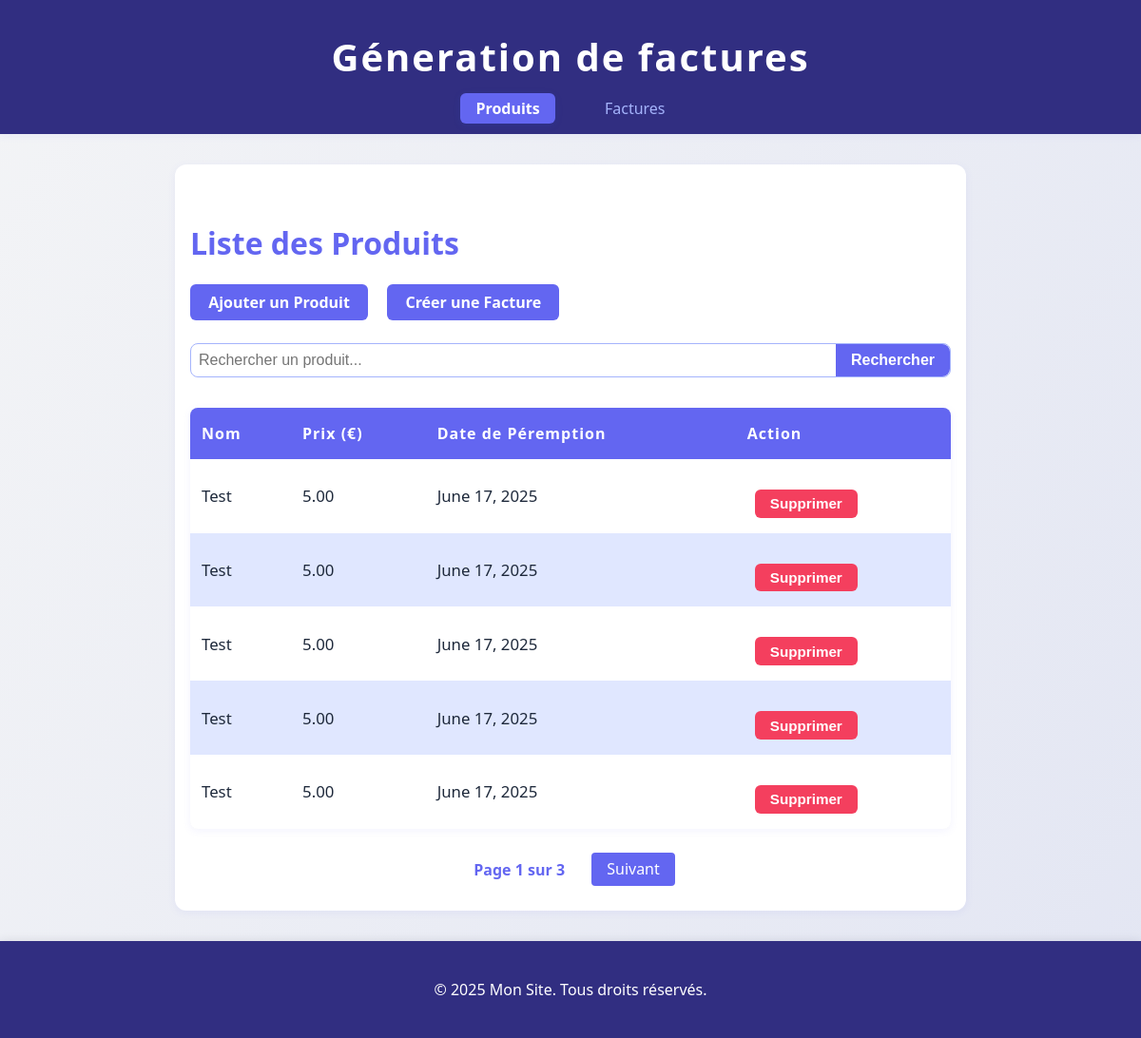
/produits/, run on an earlier commit of the app's database.
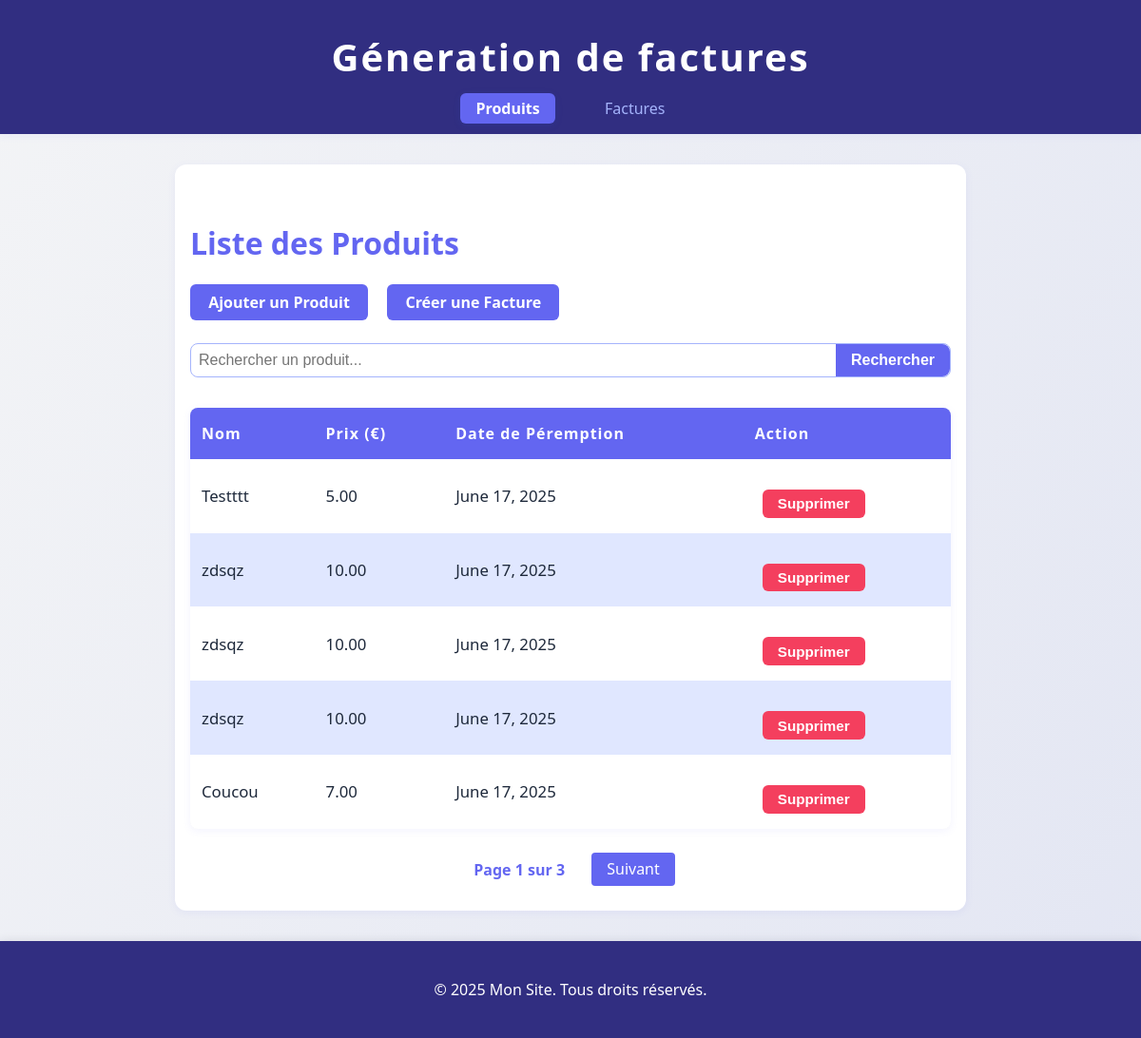
And on a later commit of the database.
### produits/models.py (models this page shows, shortened)
class Produit(models.Model):
    nom = models.CharField(max_length=100)
    prix = models.DecimalField(max_digits=10, decimal_places=2)
    date_peremption = models.DateField()

### produits/views.py (the view)
# urls.py: path('', liste_produits, name='liste_produits'),
def liste_produits(request):
	query = request.GET.get('q', '')
	produit_list = Produit.objects.all().order_by('date_peremption')
	if query:
		produit_list = produit_list.filter(nom__icontains=query)
	for produit in produit_list:
		print(f"{produit.nom} - date_peremption: {produit.date_peremption}")
	paginator = Paginator(produit_list, 5)
	page_number = request.GET.get('page')
	page_obj = paginator.get_page(page_number)
	return render(request, 'produits/liste_produits.html', {'page_obj': page_obj})

### produits/templates/produits/liste_produits.html (shortened to what this page needs)
{% extends "base.html" %}
{% block content %}
<h1>Liste des Produits</h1>
<a href="{% url 'add_produit' %}" class="btn-ajouter">Ajouter un Produit</a>
<a href="{% url 'creer_facture' %}" class="btn-ajouter" style="margin-left: 1rem;">Créer une Facture</a>
<form method="get" class="search-bar" style="margin-bottom: 1.5rem;">
    <input type="text" name="q" placeholder="Rechercher un produit..." value="{{ request.GET.q }}" />
    <button type="submit">Rechercher</button>
</form>
<table class="table-produits">
    <thead>
        <tr>
            <th>Nom</th>
            <th>Prix (€)</th>
            <th>Date de Péremption</th>
            <th>Action</th>
        </tr>
    </thead>
    <tbody>
    {% for produit in page_obj %}
        <tr class="row-clickable" data-id="{{ produit.id }}" data-nom="{{ produit.nom }}" data-prix="{{ produit.prix }}" data-date="{{ produit.date_peremption|date:"Y-m-d" }}">
            <td>{{ produit.nom }}</td>
            <td>{{ produit.prix }}</td>
            <td>{{ produit.date_peremption  }}</td>
            <td>
                <form method="post" action="{% url 'delete_produit' produit.id %}" style="display:inline;">
                    <button type="submit" class="btn-delete" onclick="return confirm('Supprimer ce produit ?');">Supprimer</button>
                </form>
            </td>
        </tr>
    {% empty %}
        <tr>
            <td colspan="4">Aucun produit disponible.</td>
        </tr>
    {% endfor %}
    </tbody>
</table>
<div class="pagination">
    <span>Page {{ page_obj.number }} sur {{ page_obj.paginator.num_pages }}</span>
    {% if page_obj.has_next %}
        <a href="?page={{ page_obj.next_page_number }}">Suivant</a>
    {% endif %}
</div>
{% endblock %}

What changed in the data, as far as the page shows it:
removed Produit: nom "Test", prix "5.00", date_peremption "June 17, 2025"
removed Produit: nom "Test", prix "5.00", date_peremption "June 17, 2025"
no longer on this page (row edited): Produit: nom "Test", prix "5.00", date_peremption "June 17, 2025"
no longer on this page (row edited): Produit: nom "Test", prix "5.00", date_peremption "June 17, 2025"
changed Produit: nom "Test" → "Testttt"
now on this page (row unchanged): Produit: nom "zdsqz", prix "10.00", date_peremption "June 17, 2025"
now on this page (row unchanged): Produit: nom "zdsqz", prix "10.00", date_peremption "June 17, 2025"
now on this page (row unchanged): Produit: nom "zdsqz", prix "10.00", date_peremption "June 17, 2025"
now on this page (row unchanged): Produit: nom "Coucou", prix "7.00", date_peremption "June 17, 2025"
